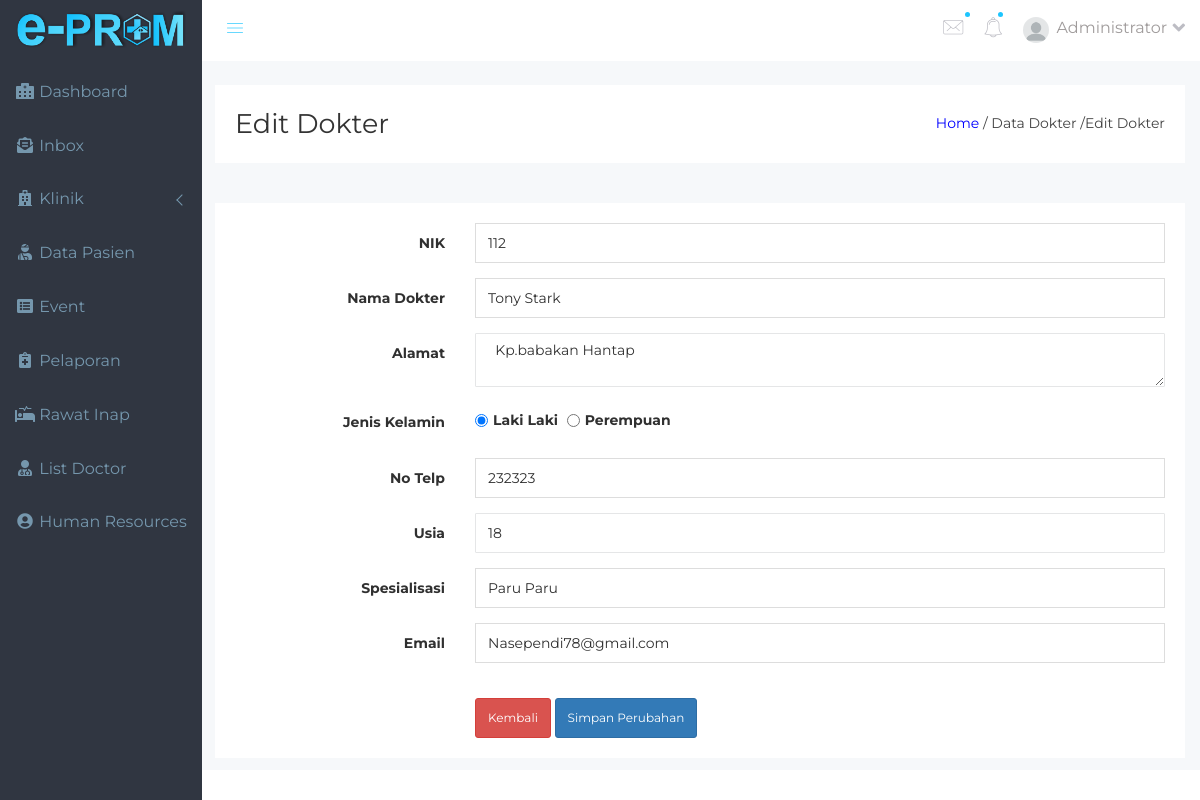
The page /admin/dokter/edit.php?id=1 (signed in) on the database its author committed.
### tables this page shows
CREATE TABLE `t_dokter` (
  `id_dokter` int(11) NOT NULL,
  `nik` int(20) NOT NULL,
  `gambar` varchar(255) NOT NULL,
  `nama` varchar(100) NOT NULL,
  `alamat` text NOT NULL,
  `usia` int(3) NOT NULL,
  `jk` enum('Laki laki','Perempuan') NOT NULL,
  `notelp` varchar(15) NOT NULL,
  `spesialisasi` varchar(255) NOT NULL,
  `username` varchar(255) NOT NULL,
  `password` varchar(255) NOT NULL,
  `email` varchar(50) NOT NULL
);

### admin/dokter/edit.php (the view, shortened to what the rows shown need)
<?php include 'header.php'; ?>
<?php $id = $_GET['id'] ?>
  <link rel="stylesheet" href="bootstrap-datepicker/css/bootstrap-datepicker.min.css">
        <div style="margin-bottom:70px;" class="col-lg-12 col-md-12 col-sm-12 col-xs-12">
        <div class="sparkline12-list" style="background-color:#fff; margin-top:10px;">
                                <div class="basic-login-form-ad">
                                    <div class="row">
                                        <div class="col-lg-12 col-md-12 col-sm-12 col-xs-12">
                                            <div class="all-form-element-inner">
                                            <form action="aksi_edit.php" method="post">
                                            <?php
                                            $koneksi = mysqli_connect("localhost","root","","e-prom");
                                            $da = mysqli_query($koneksi,"SELECT * FROM t_dokter WHERE id_dokter='$id'");
                                            while($b = mysqli_fetch_array($da)){
                                            ?>
                                                    <div class="form-group-inner">
                                                        <div class="row">
                                                            <div class="col-lg-3 col-md-3 col-sm-3 col-xs-12">
                                                                <label class="login2 pull-right pull-right-pro">NIK</label>
                                                            </div>
                                                            <div class="col-lg-9 col-md-9 col-sm-9 col-xs-12">
                                                                <input type="text" class="form-control" name="nik" value='<?= $b['nik'] ?>'/>
                                                            </div>
                                                        </div>
                                                    </div>
                                                    <div class="form-group-inner">
                                                        <div class="row">
                                                            <div class="col-lg-3 col-md-3 col-sm-3 col-xs-12">
                                                                <label class="login2 pull-right pull-right-pro">Nama Dokter</label>
                                                            </div>
                                                            <div class="col-lg-9 col-md-9 col-sm-9 col-xs-12">
                                                                <input type="text" class="form-control" name="nama" value='<?= $b['nama'] ?>' />
                                                            </div>
                                                        </div>
                                                    </div>
                                                    <div class="form-group-inner">
                                                        <div class="row">
                                                            <div class="col-lg-3 col-md-3 col-sm-3 col-xs-12">
                                                                <label class="login2 pull-right pull-right-pro">Alamat</label>
                                                            </div>
                                                            <div class="col-lg-9 col-md-9 col-sm-9 col-xs-12">
                                                                <textarea name="alamat" class="form-control"> <?= $b['alamat'] ?>  </textarea>
                                                            </div>
                                                        </div>
                                                    </div>
                                                    <div class="form-group-inner">
                                                        <div class="row">
                                                            <div class="col-lg-3 col-md-3 col-sm-3 col-xs-3">
                                                                <label class="login2 pull-right pull-right-pro"> Jenis Kelamin </label>
                                                            </div>
                                                            <div class="col-lg-9 col-md-9 col-sm-9 col-xs-9">
                                                                <div class="bt-df-checkbox">
                                                                    <label for="" style="margin-right:5px"><input name="jk" class="pull-left" style="margin-right:5px;" type="radio" checked="" value="Laki Laki" id="optionsRadios1" name="optionsRadios">
                                                                    Laki Laki</label>
                                                                    <label for="">  <input class="pull-left" type="radio" name="jk" value="Perempuan" id="optionsRadios2" style="margin-right:5px;" name="optionsRadios"> Perempuan
                                                                    </label>
                                                                </div>
                                                            </div>
                                                        </div>
                                                    </div>
                                                    <div class="form-group-inner">
                                                        <div class="row">
                                                            <div class="col-lg-3 col-md-3 col-sm-3 col-xs-12">
                                                                <label class="login2 pull-right pull-right-pro"> No Telp </label>
                                                            </div>
                                                            <div class="col-lg-9 col-md-9 col-sm-9 col-xs-12">
                                                                <input type="text" class="form-control" name="no_telp" value='<?= $b['notelp'] ?>' />
                                                            </div>
                                                        </div>
                                                    </div>
                                                    <div class="form-group-inner">
                                                        <div class="row">
                                                            <div class="col-lg-3 col-md-3 col-sm-3 col-xs-12">
                                                                <label class="login2 pull-right pull-right-pro"> Usia </label>
                                                            </div>
                                                            <div class="col-lg-9 col-md-9 col-sm-9 col-xs-12">
                                                                <input type="number" class="form-control" name="usia" value='<?= $b['usia'] ?>' />
                                                            </div>
                                                        </div>
                                                    </div>
                                                    <div class="form-group-inner">
                                                        <div class="row">
                                                            <div class="col-lg-3 col-md-3 col-sm-3 col-xs-12">
                                                                <label class="login2 pull-right pull-right-pro"> Spesialisasi </label>
                                                            </div>
                                                            <div class="col-lg-9 col-md-9 col-sm-9 col-xs-12">
                                                                <input type="text" class="form-control" name="spesialisasi" value='<?= $b['spesialisasi'] ?>' />
                                                            </div>
                                                        </div>
                                                    </div>
                                                    <div class="form-group-inner">
                                                        <div class="row">
                                                            <div class="col-lg-3 col-md-3 col-sm-3 col-xs-12">
                                                                <label class="login2 pull-right pull-right-pro"> Email </label>
                                                            </div>
                                                            <div class="col-lg-9 col-md-9 col-sm-9 col-xs-12">
                                                                <input type="text" class="form-control" name="email" value='<?= $b['email'] ?>' />
                                                            </div>
                                                        </div>
                                                    </div>
                                                    <div class="form-group-inner">
                                                        <div class="login-btn-inner">
                                                            <div class="row">
                                                                <div class="col-lg-3"></div>
                                                                <div class="col-lg-9">
                                                                    <div class="login-horizental cancel-wp pull-left form-bc-ele">
                                                                        <a href="../list-doctor.php" type="button" class="btn btn-danger btn-sm"> Kembali </a>
                                                                        <button class="btn btn-sm btn-primary" type="submit">Simpan Perubahan</button>
                                                                    </div>
                                                                </div>
                                                            </div>
                                                        </div>
                                                    </div>
                                                </form>
                                            <?php } ?>
                                            </div>
                                        </div>
                                    </div>
                                </div>
        </div>
        </div>
<?php include 'footer.php'; ?>

### admin/dokter/header.php (shortened to what the rows shown need)
<?php
include '../../koneksi.php';
    ?>
<!doctype html>
<html class="no-js" lang="en">
<head>
        <link rel="stylesheet" href="../css/bootstrap.min.css">
    <link rel="stylesheet" href="https://cdnjs.cloudflare.com/ajax/libs/font-awesome/5.15.1/css/all.min.css" />
    <link rel="stylesheet" href="../css/owl.carousel.css">
    <link rel="stylesheet" href="../css/owl.theme.css">
    <link rel="stylesheet" href="../css/owl.transitions.css">
    <link rel="stylesheet" href="../css/animate.css">
    <link rel="stylesheet" href="../css/normalize.css">
    <link rel="stylesheet" href="../css/meanmenu.min.css">
    <link rel="stylesheet" href="../css/main.css">
    <link rel="stylesheet" href="../css/educate-custon-icon.css">
    <link rel="stylesheet" href="../css/morrisjs/morris.css">
    <link rel="stylesheet" href="../css/scrollbar/jquery.mCustomScrollbar.min.css">
    <link rel="stylesheet" href="../css/metisMenu/metisMenu.min.css">
    <link rel="stylesheet" href="../css/metisMenu/metisMenu-vertical.css">
    <link rel="stylesheet" href="../css/calendar/fullcalendar.min.css">
    <link rel="stylesheet" href="../css/calendar/fullcalendar.print.min.css">
    <link rel="stylesheet" href="../css/editor/select2.css">
    <link rel="stylesheet" href="../css/editor/datetimepicker.css">
    <link rel="stylesheet" href="../css/editor/bootstrap-editable.css">
    <link rel="stylesheet" href="../css/editor/x-editor-style.css">
    <link rel="stylesheet" href="../css/data-table/bootstrap-table.css">
    <link rel="stylesheet" href="../css/data-table/bootstrap-editable.css">
    <link rel="stylesheet" href="../style1.css">
    <link rel="stylesheet" href="../css/responsive.css">
</head>
<body style="font-family: 'Montserrat', sans-serif!important;">
    <div class="all-content-wrapper">
        <div class="header-advance-area">
            <div class="header-top-area">
                <div class="container-fluid">
                    <div class="row">
                        <div class="col-lg-12 col-md-12 col-sm-12 col-xs-12">
                            <div class="header-top-wraper">
                                <div class="row">
                                    <div class="col-lg-5 col-md-5 col-sm-12 col-xs-12">
                                        <div class="header-right-info">
                                            <ul class="nav navbar-nav mai-top-nav header-right-menu">
                                                <li class="nav-item">
                                                    <a href="#" data-toggle="dropdown" role="button" aria-expanded="false" class="nav-link dropdown-toggle">
                                                        <img src="../img/logo/avatar1.png" alt="" />
                                                        <span class="admin-name">
                                                        <?php
                                                        $kas = $_SESSION['username'];
                                                        $admin = mysqli_query($Koneksi,"SELECT * FROM t_admin WHERE username='$kas'");
                                                        while($d5 = mysqli_fetch_array($admin)){
                                                            echo $d5['nama'];
                                                        }
                                                        ?>
                                                        </span>
                                                        <i class="fa fa-angle-down edu-icon edu-down-arrow color-custom"></i>
                                                    </a>
                                                </li>
                                            </ul>
                                        </div>
                                    </div>
                                </div>
                            </div>
                        </div>
                    </div>
                </div>
            </div>

### rows shown on the page
t_dokter: nik "112", nama "Tony Stark", alamat "Kp.babakan Hantap", no_telp "232323", usia "18", spesialisasi "Paru Paru", email "Nasependi78@gmail.com"

### other values the page prints
$d5['nama'] "Administrator"
